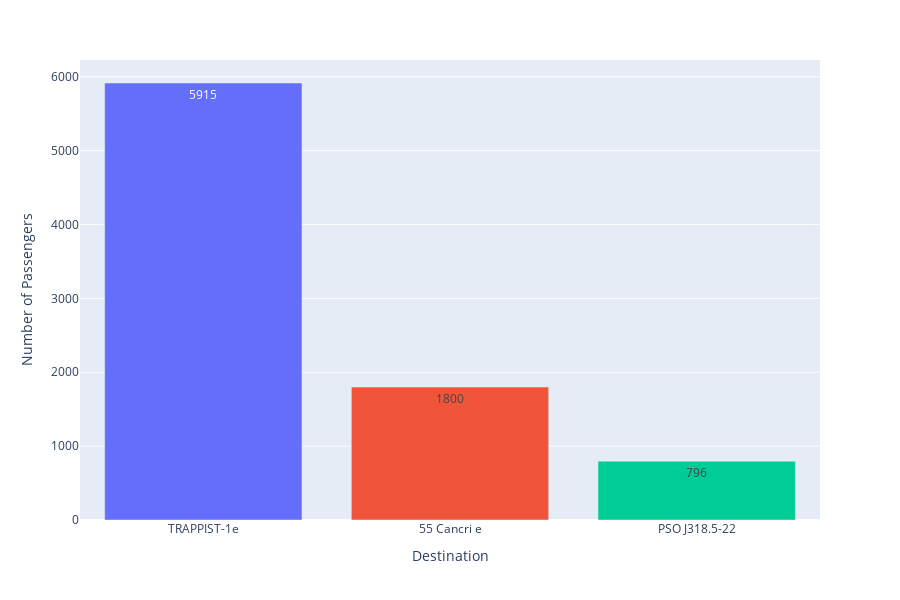

This figure's notebook cell:
### Markdown cell above
### Destination

### Code cell
plot_categorical_values(training_data, "Destination")

### Figure 1 — Plotly figure (JSON) as saved in the notebook; plotly's stock layout.template omitted (floating-point values rounded to 4 significant figures)
{"data": [{"alignmentgroup": "True", "hovertemplate": "Destination=%{x}<br>count=%{y}<extra></extra>", "legendgroup": "TRAPPIST-1e", "marker": {"color": "#636efa", "pattern": {"shape": ""}}, "name": "TRAPPIST-1e", "offsetgroup": "TRAPPIST-1e", "orientation": "v", "showlegend": true, "textposition": "auto", "texttemplate": "%{y}", "type": "bar", "x": ["TRAPPIST-1e"], "xaxis": "x", "y": [5915], "yaxis": "y"}, {"alignmentgroup": "True", "hovertemplate": "Destination=%{x}<br>count=%{y}<extra></extra>", "legendgroup": "55 Cancri e", "marker": {"color": "#EF553B", "pattern": {"shape": ""}}, "name": "55 Cancri e", "offsetgroup": "55 Cancri e", "orientation": "v", "showlegend": true, "textposition": "auto", "texttemplate": "%{y}", "type": "bar", "x": ["55 Cancri e"], "xaxis": "x", "y": [1800], "yaxis": "y"}, {"alignmentgroup": "True", "hovertemplate": "Destination=%{x}<br>count=%{y}<extra></extra>", "legendgroup": "PSO J318.5-22", "marker": {"color": "#00cc96", "pattern": {"shape": ""}}, "name": "PSO J318.5-22", "offsetgroup": "PSO J318.5-22", "orientation": "v", "showlegend": true, "textposition": "auto", "texttemplate": "%{y}", "type": "bar", "x": ["PSO J318.5-22"], "xaxis": "x", "y": [796], "yaxis": "y"}], "layout": {"barmode": "relative", "height": 600, "legend": {"title": {"text": "Destination"}, "tracegroupgap": 0}, "margin": {"t": 60}, "showlegend": false, "width": 900, "xaxis": {"anchor": "y", "categoryarray": ["TRAPPIST-1e", "55 Cancri e", "PSO J318.5-22"], "categoryorder": "array", "domain": [0, 1], "title": {"text": "Destination"}}, "yaxis": {"anchor": "x", "domain": [0, 1], "title": {"text": "Number of Passengers"}}}}
